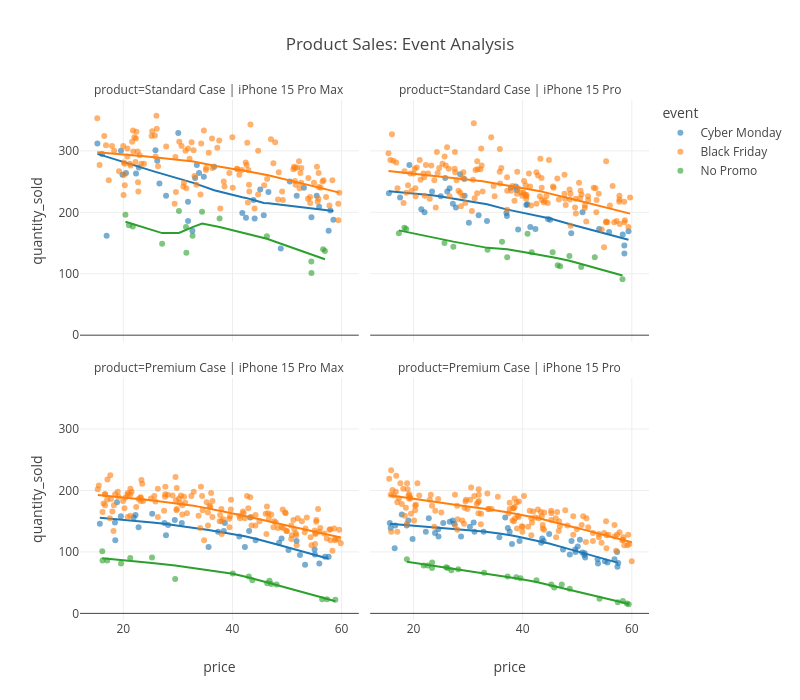

Here is the notebook cell this chart was saved with:
### Code cell
# 4.0 EVENT ANALYSIS (OUTLIERS)
# -----------------------------------------------------------------------------
# Analyze how specific events (like Black Friday) impact sales volume
fig = px.scatter(
    data,
    x='price', y='quantity_sold', color='event',
    facet_col='product', facet_col_wrap=2,
    opacity=0.6, trendline="lowess",
    title='Product Sales: Event Analysis',
    width=800, height=700, template="none"
)
fig.show()

### Figure 1 — Plotly figure (JSON) as saved in the notebook; plotly's stock layout.template omitted (floating-point values rounded to 4 significant figures; data arrays with more than 128 entries replaced by an {"elided": "..."} marker saying what was removed)
{"data": [{"hovertemplate": "event=Cyber Monday<br>product=Standard Case | iPhone 15 Pro Max<br>price=%{x}<br>quantity_sold=%{y}<extra></extra>", "legendgroup": "Cyber Monday", "marker": {"color": "#1F77B4", "opacity": 0.6, "symbol": "circle"}, "mode": "markers", "name": "Cyber Monday", "orientation": "v", "showlegend": true, "type": "scatter", "x": [31.85, 20.49, 15.25, 19.86, 26.22, 55.87, 25.89, 22.85, 51.77, 55.43, 19.57, 16.09, 58.5, 46.59, 34.75, 33.88, 22.33, 45.74, 48.86, 57.63, 31.87, 16.94, 57.93, 33.16, 32.65, 26.62, 50.51, 44.07, 27.83, 33.47, 45.09, 42.48, 36.65, 41.8, 54.47, 30.07, 53.09, 43.85], "xaxis": "x3", "y": [217, 264, 312, 261, 284, 209, 301, 273, 227, 227, 300, 295, 188, 233, 258, 264, 263, 195, 141, 170, 186, 162, 203, 256, 170, 247, 250, 190, 227, 277, 237, 191, 274, 199, 192, 329, 240, 220], "yaxis": "y3"}, {"hovertemplate": "<b>LOWESS trendline</b><br><br>event=Cyber Monday<br>product=Standard Case | iPhone 15 Pro Max<br>price=%{x}<br>quantity_sold=%{y} <b>(trend)</b><extra></extra>", "legendgroup": "Cyber Monday", "marker": {"color": "#1F77B4", "symbol": "circle"}, "mode": "lines", "name": "Cyber Monday", "showlegend": false, "type": "scatter", "x": [15.25, 16.09, 16.94, 19.57, 19.86, 20.49, 22.33, 22.85, 25.89, 26.22, 26.62, 27.83, 30.07, 31.85, 31.87, 32.65, 33.16, 33.47, 33.88, 34.75, 36.65, 41.8, 42.48, 43.85, 44.07, 45.09, 45.74, 46.59, 48.86, 50.51, 51.77, 53.09, 54.47, 55.43, 55.87, 57.63, 57.93, 58.5], "xaxis": "x3", "y": [295.1, 292.6, 290.2, 282.9, 282.1, 280.4, 275.3, 273.9, 265.8, 264.9, 263.9, 261.0, 256.2, 251.3, 251.2, 249.3, 247.7, 246.3, 244.7, 241.7, 235.8, 224.5, 223.4, 220.0, 219.4, 215.9, 215.3, 214.6, 212.1, 210.3, 209.0, 207.7, 206.4, 205.4, 205.0, 203.2, 202.9, 202.2], "yaxis": "y3"}, {"hovertemplate": "event=Cyber Monday<br>product=Standard Case | iPhone 15 Pro<br>price=%{x}<br>quantity_sold=%{y}<extra></extra>", "legendgroup": "Cyber Monday", "marker": {"color": "#1F77B4", "opacity": 0.6, "symbol": "circle"}, "mode": "markers", "name": "Cyber Monday", "orientation": "v", "showlegend": false, "type": "scatter", "x": [22.02, 42.34, 58.63, 27.21, 55.84, 33.47, 23.4, 29.31, 24.99, 28.54, 37.03, 54.02, 37.12, 44.64, 19.25, 15.49, 29.37, 21.43, 59.4, 48.9, 31.93, 58.35, 58.64, 38.75, 17.54, 25.81, 45.04, 50.97, 38.95, 39.17, 41.41, 27.77, 40.69, 26.61, 37.84, 30.15, 40.85, 26.18], "xaxis": "x4", "y": [200, 173, 146, 214, 168, 186, 234, 254, 226, 262, 199, 173, 194, 189, 277, 231, 227, 205, 169, 166, 195, 164, 133, 242, 224, 256, 188, 200, 236, 172, 176, 208, 212, 239, 240, 183, 213, 234], "yaxis": "y4"}, {"hovertemplate": "<b>LOWESS trendline</b><br><br>event=Cyber Monday<br>product=Standard Case | iPhone 15 Pro<br>price=%{x}<br>quantity_sold=%{y} <b>(trend)</b><extra></extra>", "legendgroup": "Cyber Monday", "marker": {"color": "#1F77B4", "symbol": "circle"}, "mode": "lines", "name": "Cyber Monday", "showlegend": false, "type": "scatter", "x": [15.49, 17.54, 19.25, 21.43, 22.02, 23.4, 24.99, 25.81, 26.18, 26.61, 27.21, 27.77, 28.54, 29.31, 29.37, 30.15, 31.93, 33.47, 37.03, 37.12, 37.84, 38.75, 38.95, 39.17, 40.69, 40.85, 41.41, 42.34, 44.64, 45.04, 48.9, 50.97, 54.02, 55.84, 58.35, 58.63, 58.64, 59.4], "xaxis": "x4", "y": [234.4, 232.9, 231.6, 229.6, 229.1, 227.6, 225.7, 224.7, 224.2, 223.6, 222.8, 221.9, 220.6, 219.3, 219.3, 218.0, 215.4, 213.2, 204.7, 204.5, 203.1, 201.3, 200.9, 200.5, 197.8, 197.5, 196.6, 195.0, 190.8, 189.9, 180.2, 175.2, 167.9, 163.6, 157.7, 157.0, 157.0, 155.2], "yaxis": "y4"}, {"hovertemplate": "event=Cyber Monday<br>product=Premium Case | iPhone 15 Pro Max<br>price=%{x}<br>quantity_sold=%{y}<extra></extra>", "legendgroup": "Cyber Monday", "marker": {"color": "#1F77B4", "opacity": 0.6, "symbol": "circle"}, "mode": "markers", "name": "Cyber Monday", "orientation": "v", "showlegend": false, "type": "scatter", "x": [55.92, 43.05, 49.0, 18.46, 37.38, 27.82, 29.44, 30.71, 22.24, 15.7, 53.3, 28.21, 44.25, 55.05, 18.84, 18.53, 22.8, 35.62, 19.55, 55.1, 43.24, 56.97, 42.28, 25.29, 38.41, 50.26, 27.54, 48.54, 38.6, 52.38, 51.75, 41.25, 57.63, 21.9], "xaxis": "x", "y": [81, 134, 122, 148, 133, 127, 152, 147, 160, 146, 79, 144, 119, 104, 181, 119, 140, 108, 158, 96, 156, 92, 108, 162, 134, 103, 147, 115, 147, 95, 118, 125, 92, 156], "yaxis": "y"}, {"hovertemplate": "<b>LOWESS trendline</b><br><br>event=Cyber Monday<br>product=Premium Case | iPhone 15 Pro Max<br>price=%{x}<br>quantity_sold=%{y} <b>(trend)</b><extra></extra>", "legendgroup": "Cyber Monday", "marker": {"color": "#1F77B4", "symbol": "circle"}, "mode": "lines", "name": "Cyber Monday", "showlegend": false, "type": "scatter", "x": [15.7, 18.46, 18.53, 18.84, 19.55, 21.9, 22.24, 22.8, 25.29, 27.54, 27.82, 28.21, 29.44, 30.71, 35.62, 37.38, 38.41, 38.6, 41.25, 42.28, 43.05, 43.24, 44.25, 48.54, 49.0, 50.26, 51.75, 52.38, 53.3, 55.05, 55.1, 55.92, 56.97, 57.63], "xaxis": "x", "y": [155.5, 153.5, 153.4, 153.2, 152.7, 150.8, 150.5, 150.1, 147.9, 145.8, 145.5, 145.0, 143.6, 141.9, 135.6, 133.2, 131.6, 131.3, 127.5, 125.6, 124.1, 123.7, 121.5, 111.3, 110.2, 107.1, 103.6, 102.0, 99.77, 95.45, 95.33, 93.29, 90.65, 89.0], "yaxis": "y"}, {"hovertemplate": "event=Cyber Monday<br>product=Premium Case | iPhone 15 Pro<br>price=%{x}<br>quantity_sold=%{y}<extra></extra>", "legendgroup": "Cyber Monday", "marker": {"color": "#1F77B4", "opacity": 0.6, "symbol": "circle"}, "mode": "markers", "name": "Cyber Monday", "orientation": "v", "showlegend": false, "type": "scatter", "x": [24.56, 28.71, 37.28, 16.55, 26.65, 23.94, 49.69, 22.25, 51.37, 53.73, 19.06, 38.04, 50.09, 44.86, 43.4, 31.18, 51.46, 50.92, 27.19, 15.65, 43.58, 57.31, 57.37, 51.31, 30.34, 48.95, 18.76, 55.55, 55.06, 57.51, 24.58, 32.84, 53.81, 43.84, 35.74, 27.46, 36.8, 16.65, 19.82, 31.02, 22.8, 49.63, 17.85, 56.83, 48.64, 37.62, 25.45, 50.49, 47.4, 39.42, 15.81], "xaxis": "x2", "y": [137, 125, 139, 106, 149, 131, 100, 133, 98, 88, 151, 113, 109, 129, 115, 133, 91, 99, 151, 147, 122, 100, 76, 95, 141, 118, 143, 83, 85, 82, 125, 133, 81, 118, 124, 146, 156, 143, 121, 148, 155, 104, 161, 88, 96, 133, 147, 120, 104, 118, 139], "yaxis": "y2"}, {"hovertemplate": "<b>LOWESS trendline</b><br><br>event=Cyber Monday<br>product=Premium Case | iPhone 15 Pro<br>price=%{x}<br>quantity_sold=%{y} <b>(trend)</b><extra></extra>", "legendgroup": "Cyber Monday", "marker": {"color": "#1F77B4", "symbol": "circle"}, "mode": "lines", "name": "Cyber Monday", "showlegend": false, "type": "scatter", "x": [15.65, 15.81, 16.55, 16.65, 17.85, 18.76, 19.06, 19.82, 22.25, 22.8, 23.94, 24.56, 24.58, 25.45, 26.65, 27.19, 27.46, 28.71, 30.34, 31.02, 31.18, 32.84, 35.74, 36.8, 37.28, 37.62, 38.04, 39.42, 43.4, 43.58, 43.84, 44.86, 47.4, 48.64, 48.95, 49.63, 49.69, 50.09, 50.49, 50.92, 51.31, 51.37, 51.46, 53.73, 53.81, 55.06, 55.55, 56.83, 57.31, 57.37, 57.51], "xaxis": "x2", "y": [146.1, 146.0, 145.5, 145.5, 144.7, 144.1, 143.9, 143.5, 141.9, 141.5, 140.7, 140.3, 140.2, 139.6, 138.7, 138.3, 138.1, 137.2, 135.9, 135.3, 135.2, 133.5, 130.0, 128.7, 128.1, 127.6, 126.8, 124.2, 116.8, 116.5, 116.0, 113.6, 107.5, 104.5, 103.7, 102.1, 101.9, 100.9, 99.96, 98.88, 97.94, 97.79, 97.57, 91.88, 91.7, 88.52, 87.27, 84.0, 82.77, 82.62, 82.24], "yaxis": "y2"}, {"hovertemplate": "event=Black Friday<br>product=Standard Case | iPhone 15 Pro Max<br>price=%{x}<br>quantity_sold=%{y}<extra></extra>", "legendgroup": "Black Friday", "marker": {"color": "#FF7F0E", "opacity": 0.6, "symbol": "circle"}, "mode": "markers", "name": "Black Friday", "orientation": "v", "showlegend": true, "type": "scatter", "x": [22.02, 52.46, 17.93, 38.4, 29.64, 52.29, 21.34, 59.41, 53.84, 47.83, 36.25, 49.24, 37.22, 25.3, 54.22, 51.17, 51.81, 29.54, 58.31, 42.43, 25.78, 52.59, 25.19, 57.15, 21.19, 20.11, 44.7, 39.98, 30.26, 15.23, 47.05, 19.22, 31.55, 40.96, 23.79, 44.05, 56.17, 34.27, 22.63, 37.57, 39.42, 43.03, 17.33, 52.62, 33.4, 44.71, 31.02, 49.1, 16.83, 36.31, 42.71, 31.86, 55.74, 46.35, 43.3, 22.98, 59.57, 55.61, 52.19, 29.4, 32.51, 40.8, 35.18, 54.95, 20.27, 51.58, 55.79, 41.25, 27.86, 18.32, 38.54, 57.77, 42.91, 45.81, 22.32, 42.6, 51.47, 21.77, 41.74, 32.14, 53.91, 26.13, 31.12, 15.65, 30.67, 21.62, 56.7, 35.66, 22.75, 31.39, 51.28, 23.3, 42.82, 26.36, 35.13, 20.74, 59.39, 26.07, 22.23, 20.04, 22.69, 40.05, 34.14, 25.91, 20.17, 51.44, 48.35, 22.39, 34.76, 55.48, 55.79, 43.09, 20.26, 21.83, 48.48, 16.51, 19.98, 20.74, 32.88, 47.5, 33.04, 37.76, 54.25, 56.51], "xaxis": "x3", "y": [322, 264, 308, 250, 233, 239, 276, 187, 222, 314, 320, 220, 305, 332, 225, 270, 273, 290, 252, 281, 325, 248, 324, 225, 279, 281, 229, 322, 315, 353, 319, 267, 239, 270, 279, 206, 240, 312, 299, 317, 264, 245, 252, 272, 245, 300, 242, 234, 309, 272, 313, 304, 222, 254, 343, 293, 232, 217, 283, 214, 314, 271, 272, 248, 244, 245, 241, 261, 307, 300, 242, 211, 269, 244, 320, 277, 272, 333, 269, 287, 256, 336, 248, 277, 308, 315, 252, 297, 234, 300, 274, 279, 216, 275, 269, 304, 214, 357, 282, 228, 249, 240, 229, 291, 261, 251, 221, 331, 333, 274, 264, 234, 279, 299, 265, 324, 308, 291, 301, 280, 259, 206, 215, 250], "yaxis": "y3"}, {"hovertemplate": "<b>LOWESS trendline</b><br><br>event=Black Friday<br>product=Standard Case | iPhone 15 Pro Max<br>price=%{x}<br>quantity_sold=%{y} <b>(trend)</b><extra></extra>", "legendgroup": "Black Friday", "marker": {"color": "#FF7F0E", "symbol": "circle"}, "mode": "lines", "name": "Black Friday", "showlegend": false, "type": "scatter", "x": [15.23, 15.65, 16.51, 16.83, 17.33, 17.93, 18.32, 19.22, 19.98, 20.04, 20.11, 20.17, 20.26, 20.27, 20.74, 20.74, 21.19, 21.34, 21.62, 21.77, 21.83, 22.02, 22.23, 22.32, 22.39, 22.63, 22.69, 22.75, 22.98, 23.3, 23.79, 25.19, 25.3, 25.78, 25.91, 26.07, 26.13, 26.36, 27.86, 29.4, 29.54, 29.64, 30.26, 30.67, 31.02, 31.12, 31.39, 31.55, 31.86, 32.14, 32.51, 32.88, 33.04, 33.4, 34.14, 34.27, 34.76, 35.13, 35.18, 35.66, 36.25, 36.31, 37.22, 37.57, 37.76, 38.4, 38.54, 39.42, 39.98, 40.05, 40.8, 40.96, 41.25, 41.74, 42.43, 42.6, 42.71, 42.82, 42.91, 43.03, 43.09, 43.3, 44.05, 44.7, 44.71, 45.81, 46.35, 47.05, 47.5, 47.83, 48.35, 48.48, 49.1, 49.24, 51.17, 51.28, 51.44, 51.47, 51.58, 51.81, 52.19, 52.29, 52.46, 52.59, 52.62, 53.84, 53.91, 54.22, 54.25, 54.95, 55.48, 55.61, 55.74, 55.79, 55.79, 56.17, 56.51, 56.7, 57.15, 57.77, 58.31, 59.39, 59.41, 59.57], "xaxis": "x3", "y": [297.7, 297.5, 296.9, 296.7, 296.3, 295.9, 295.7, 295.0, 294.4, 294.4, 294.3, 294.3, 294.2, 294.2, 293.8, 293.8, 293.5, 293.3, 293.1, 293.0, 292.9, 292.8, 292.6, 292.5, 292.5, 292.3, 292.2, 292.2, 292.0, 291.7, 291.3, 290.1, 290.0, 289.6, 289.5, 289.3, 289.3, 289.1, 288.0, 287.0, 286.8, 286.7, 286.0, 285.8, 285.3, 285.1, 284.7, 284.6, 284.1, 283.8, 283.1, 282.6, 282.4, 281.8, 280.5, 280.2, 279.3, 278.6, 278.5, 277.7, 276.6, 276.5, 274.8, 274.2, 273.9, 273.0, 272.8, 271.5, 270.7, 270.6, 269.6, 269.4, 269.0, 268.3, 267.4, 267.1, 267.0, 266.8, 266.7, 266.5, 266.4, 266.1, 264.9, 263.7, 263.7, 261.7, 260.6, 259.2, 258.2, 257.5, 256.5, 256.2, 254.9, 254.6, 250.5, 250.2, 249.9, 249.8, 249.6, 249.1, 248.3, 248.1, 247.7, 247.4, 247.4, 244.8, 244.6, 243.9, 243.9, 242.4, 241.2, 240.9, 240.6, 240.5, 240.5, 239.7, 238.9, 238.5, 237.5, 236.1, 234.9, 232.4, 232.4, 232.0], "yaxis": "y3"}, {"hovertemplate": "event=Black Friday<br>product=Standard Case | iPhone 15 Pro<br>price=%{x}<br>quantity_sold=%{y}<extra></extra>", "legendgroup": "Black Friday", "marker": {"color": "#FF7F0E", "opacity": 0.6, "symbol": "circle"}, "mode": "markers", "name": "Black Friday", "orientation": "v", "showlegend": false, "type": "scatter", "x": {"elided": "149 float values"}, "xaxis": "x4", "y": {"elided": "149 int values"}, "yaxis": "y4"}, {"hovertemplate": "<b>LOWESS trendline</b><br><br>event=Black Friday<br>product=Standard Case | iPhone 15 Pro<br>price=%{x}<br>quantity_sold=%{y} <b>(trend)</b><extra></extra>", "legendgroup": "Black Friday", "marker": {"color": "#FF7F0E", "symbol": "circle"}, "mode": "lines", "name": "Black Friday", "showlegend": false, "type": "scatter", "x": {"elided": "149 float values"}, "xaxis": "x4", "y": {"elided": "149 float values"}, "yaxis": "y4"}, {"hovertemplate": "event=Black Friday<br>product=Premium Case | iPhone 15 Pro Max<br>price=%{x}<br>quantity_sold=%{y}<extra></extra>", "legendgroup": "Black Friday", "marker": {"color": "#FF7F0E", "opacity": 0.6, "symbol": "circle"}, "mode": "markers", "name": "Black Friday", "orientation": "v", "showlegend": false, "type": "scatter", "x": {"elided": "153 float values"}, "xaxis": "x", "y": {"elided": "153 int values"}, "yaxis": "y"}, {"hovertemplate": "<b>LOWESS trendline</b><br><br>event=Black Friday<br>product=Premium Case | iPhone 15 Pro Max<br>price=%{x}<br>quantity_sold=%{y} <b>(trend)</b><extra></extra>", "legendgroup": "Black Friday", "marker": {"color": "#FF7F0E", "symbol": "circle"}, "mode": "lines", "name": "Black Friday", "showlegend": false, "type": "scatter", "x": {"elided": "153 float values"}, "xaxis": "x", "y": {"elided": "153 float values"}, "yaxis": "y"}, {"hovertemplate": "event=Black Friday<br>product=Premium Case | iPhone 15 Pro<br>price=%{x}<br>quantity_sold=%{y}<extra></extra>", "legendgroup": "Black Friday", "marker": {"color": "#FF7F0E", "opacity": 0.6, "symbol": "circle"}, "mode": "markers", "name": "Black Friday", "orientation": "v", "showlegend": false, "type": "scatter", "x": {"elided": "141 float values"}, "xaxis": "x2", "y": {"elided": "141 int values"}, "yaxis": "y2"}, {"hovertemplate": "<b>LOWESS trendline</b><br><br>event=Black Friday<br>product=Premium Case | iPhone 15 Pro<br>price=%{x}<br>quantity_sold=%{y} <b>(trend)</b><extra></extra>", "legendgroup": "Black Friday", "marker": {"color": "#FF7F0E", "symbol": "circle"}, "mode": "lines", "name": "Black Friday", "showlegend": false, "type": "scatter", "x": {"elided": "141 float values"}, "xaxis": "x2", "y": {"elided": "141 float values"}, "yaxis": "y2"}, {"hovertemplate": "event=No Promo<br>product=Standard Case | iPhone 15 Pro Max<br>price=%{x}<br>quantity_sold=%{y}<extra></extra>", "legendgroup": "No Promo", "marker": {"color": "#2CA02C", "opacity": 0.6, "symbol": "circle"}, "mode": "markers", "name": "No Promo", "orientation": "v", "showlegend": true, "type": "scatter", "x": [31.49, 30.19, 31.55, 56.61, 32.69, 54.48, 37.64, 46.31, 54.45, 21.03, 27.12, 20.39, 34.42, 21.75, 56.95], "xaxis": "x3", "y": [176, 202, 134, 140, 162, 101, 190, 161, 120, 179, 149, 196, 201, 177, 137], "yaxis": "y3"}, {"hovertemplate": "<b>LOWESS trendline</b><br><br>event=No Promo<br>product=Standard Case | iPhone 15 Pro Max<br>price=%{x}<br>quantity_sold=%{y} <b>(trend)</b><extra></extra>", "legendgroup": "No Promo", "marker": {"color": "#2CA02C", "symbol": "circle"}, "mode": "lines", "name": "No Promo", "showlegend": false, "type": "scatter", "x": [20.39, 21.03, 21.75, 27.12, 30.19, 31.49, 31.55, 32.69, 34.42, 37.64, 46.31, 54.45, 54.48, 56.61, 56.95], "xaxis": "x3", "y": [184.5, 182.8, 181.0, 166.1, 166.3, 171.5, 171.7, 175.9, 181.8, 176.0, 156.9, 131.0, 130.9, 124.5, 123.5], "yaxis": "y3"}, {"hovertemplate": "event=No Promo<br>product=Standard Case | iPhone 15 Pro<br>price=%{x}<br>quantity_sold=%{y}<extra></extra>", "legendgroup": "No Promo", "marker": {"color": "#2CA02C", "opacity": 0.6, "symbol": "circle"}, "mode": "markers", "name": "No Promo", "orientation": "v", "showlegend": false, "type": "scatter", "x": [46.86, 41.66, 18.33, 17.32, 45.49, 25.68, 53.22, 40.9, 33.57, 18.66, 37.17, 48.57, 58.3, 46.42, 27.3, 36.22, 50.73], "xaxis": "x4", "y": [112, 135, 175, 166, 135, 150, 127, 165, 139, 173, 127, 129, 91, 114, 144, 152, 111], "yaxis": "y4"}, {"hovertemplate": "<b>LOWESS trendline</b><br><br>event=No Promo<br>product=Standard Case | iPhone 15 Pro<br>price=%{x}<br>quantity_sold=%{y} <b>(trend)</b><extra></extra>", "legendgroup": "No Promo", "marker": {"color": "#2CA02C", "symbol": "circle"}, "mode": "lines", "name": "No Promo", "showlegend": false, "type": "scatter", "x": [17.32, 18.33, 18.66, 25.68, 27.3, 33.57, 36.22, 37.17, 40.9, 41.66, 45.49, 46.42, 46.86, 48.57, 50.73, 53.22, 58.3], "xaxis": "x4", "y": [170.6, 168.6, 167.9, 155.2, 152.3, 142.1, 140.3, 139.8, 134.1, 133.1, 126.9, 125.3, 124.5, 121.2, 115.7, 109.5, 97.26], "yaxis": "y4"}, {"hovertemplate": "event=No Promo<br>product=Premium Case | iPhone 15 Pro Max<br>price=%{x}<br>quantity_sold=%{y}<extra></extra>", "legendgroup": "No Promo", "marker": {"color": "#2CA02C", "opacity": 0.6, "symbol": "circle"}, "mode": "markers", "name": "No Promo", "orientation": "v", "showlegend": false, "type": "scatter", "x": [43.64, 25.26, 57.32, 40.06, 46.37, 16.14, 48.08, 46.78, 17.05, 58.85, 16.19, 42.99, 56.44, 47.1, 19.58, 29.51, 21.27], "xaxis": "x", "y": [54, 91, 23, 65, 49, 101, 47, 53, 86, 22, 86, 60, 23, 48, 81, 56, 90], "yaxis": "y"}, {"hovertemplate": "<b>LOWESS trendline</b><br><br>event=No Promo<br>product=Premium Case | iPhone 15 Pro Max<br>price=%{x}<br>quantity_sold=%{y} <b>(trend)</b><extra></extra>", "legendgroup": "No Promo", "marker": {"color": "#2CA02C", "symbol": "circle"}, "mode": "lines", "name": "No Promo", "showlegend": false, "type": "scatter", "x": [16.14, 16.19, 17.05, 19.58, 21.27, 25.26, 29.51, 40.06, 42.99, 43.64, 46.37, 46.78, 47.1, 48.08, 56.44, 57.32, 58.85], "xaxis": "x", "y": [89.53, 89.5, 88.9, 87.0, 85.59, 81.87, 77.83, 64.44, 58.25, 56.78, 50.23, 49.21, 48.43, 46.04, 25.71, 23.56, 19.83], "yaxis": "y"}, {"hovertemplate": "event=No Promo<br>product=Premium Case | iPhone 15 Pro<br>price=%{x}<br>quantity_sold=%{y}<extra></extra>", "legendgroup": "No Promo", "marker": {"color": "#2CA02C", "opacity": 0.6, "symbol": "circle"}, "mode": "markers", "name": "No Promo", "orientation": "v", "showlegend": false, "type": "scatter", "x": [42.53, 45.79, 39.6, 57.43, 45.25, 23.39, 38.83, 26.93, 25.98, 58.36, 26.26, 47.16, 32.93, 28.19, 37.25, 18.78, 54.09, 59.43, 59.1, 22.6, 48.64, 21.88, 23.42], "xaxis": "x2", "y": [54, 42, 57, 18, 47, 74, 59, 70, 75, 20, 74, 47, 66, 72, 60, 88, 24, 15, 16, 78, 40, 78, 83], "yaxis": "y2"}, {"hovertemplate": "<b>LOWESS trendline</b><br><br>event=No Promo<br>product=Premium Case | iPhone 15 Pro<br>price=%{x}<br>quantity_sold=%{y} <b>(trend)</b><extra></extra>", "legendgroup": "No Promo", "marker": {"color": "#2CA02C", "symbol": "circle"}, "mode": "lines", "name": "No Promo", "showlegend": false, "type": "scatter", "x": [18.78, 21.88, 22.6, 23.39, 23.42, 25.98, 26.26, 26.93, 28.19, 32.93, 37.25, 38.83, 39.6, 42.53, 45.25, 45.79, 47.16, 48.64, 54.09, 57.43, 58.36, 59.1, 59.43], "xaxis": "x2", "y": [84.02, 79.85, 78.88, 77.83, 77.8, 74.41, 74.04, 73.15, 71.51, 65.58, 59.66, 57.18, 55.96, 51.18, 45.64, 44.46, 41.54, 38.41, 26.83, 19.66, 17.65, 16.06, 15.36], "yaxis": "y2"}], "layout": {"annotations": [{"font": {}, "showarrow": false, "text": "product=Premium Case | iPhone 15 Pro Max", "x": 0.245, "xanchor": "center", "xref": "paper", "y": 0.465, "yanchor": "bottom", "yref": "paper"}, {"font": {}, "showarrow": false, "text": "product=Premium Case | iPhone 15 Pro", "x": 0.755, "xanchor": "center", "xref": "paper", "y": 0.465, "yanchor": "bottom", "yref": "paper"}, {"font": {}, "showarrow": false, "text": "product=Standard Case | iPhone 15 Pro Max", "x": 0.245, "xanchor": "center", "xref": "paper", "y": 1.0, "yanchor": "bottom", "yref": "paper"}, {"font": {}, "showarrow": false, "text": "product=Standard Case | iPhone 15 Pro", "x": 0.755, "xanchor": "center", "xref": "paper", "y": 1.0, "yanchor": "bottom", "yref": "paper"}], "height": 700, "legend": {"title": {"text": "event"}, "tracegroupgap": 0}, "title": {"text": "Product Sales: Event Analysis"}, "width": 800, "xaxis": {"anchor": "y", "domain": [0, 0.49], "title": {"text": "price"}}, "xaxis2": {"anchor": "y2", "domain": [0.51, 1], "matches": "x", "title": {"text": "price"}}, "xaxis3": {"anchor": "y3", "domain": [0, 0.49], "matches": "x", "showticklabels": false}, "xaxis4": {"anchor": "y4", "domain": [0.51, 1], "matches": "x", "showticklabels": false}, "yaxis": {"anchor": "x", "domain": [0, 0.465], "title": {"text": "quantity_sold"}}, "yaxis2": {"anchor": "x2", "domain": [0, 0.465], "matches": "y", "showticklabels": false}, "yaxis3": {"anchor": "x3", "domain": [0.535, 1.0], "matches": "y", "title": {"text": "quantity_sold"}}, "yaxis4": {"anchor": "x4", "domain": [0.535, 1.0], "matches": "y", "showticklabels": false}}}
